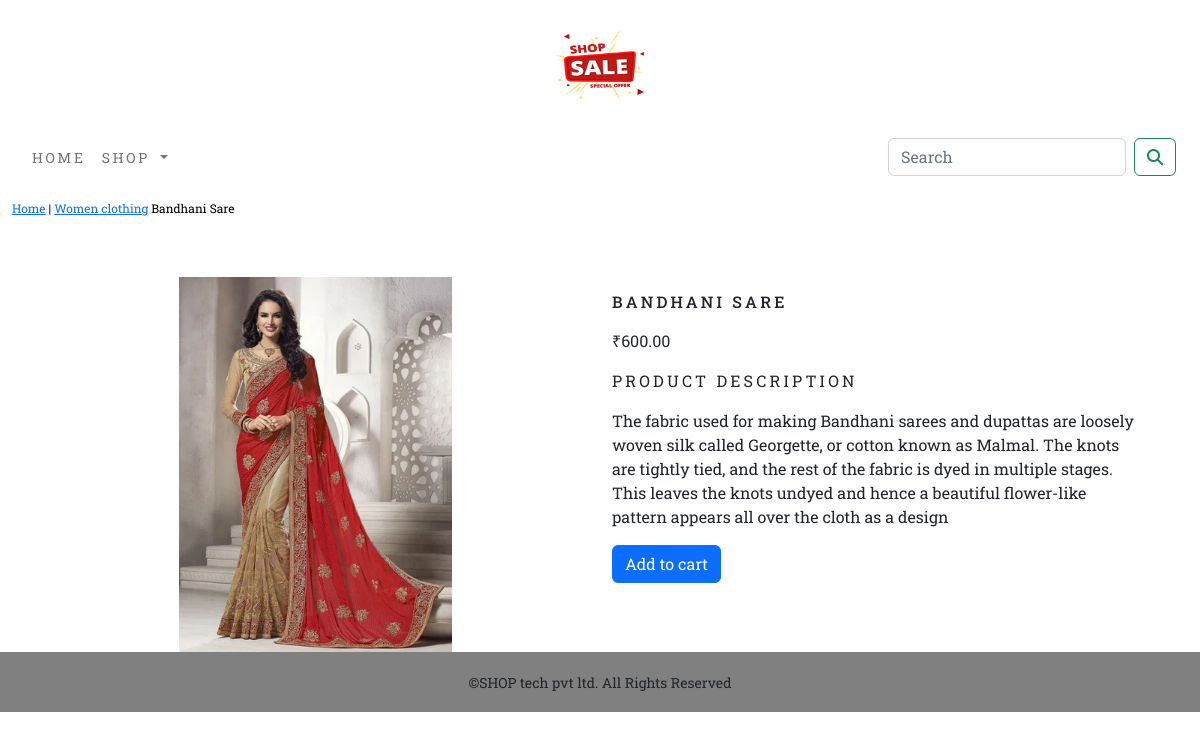
Page /shop/cotton-dress/sareee/ on the committed database.
### shop/models.py (models this page shows, shortened)
class Product(models.Model):
    name=models.CharField(max_length=250,unique=True)
    slug=models.SlugField(max_length=250,unique=True)
    description=models.TextField(blank=True)
    price=models.DecimalField(max_digits=10,decimal_places=2)
    category=models.ForeignKey(Category,on_delete=models.CASCADE)
    image = models.ImageField(upload_to='product', blank=True)
    stock=models.IntegerField()
    available=models.BooleanField(default=True)
    created=models.DateTimeField(auto_now_add=True)
    updated=models.DateTimeField(auto_now=True)
    class Meta:
        ordering=('name',)
        verbose_name='product'
        verbose_name_plural='products'

class Category(models.Model):
    name=models.CharField(max_length=250,unique=True)
    slug=models.SlugField(max_length=250,unique=True)
    description=models.TextField(blank=True)
    image=models.ImageField(upload_to='category',blank=True)
    class Meta:
        ordering=('name',)
        verbose_name='category'
        verbose_name_plural='categories'
    def get_url(self):
            return reverse('shop:products_by_category', args=[self.slug])
    def __str__(self):
        return '{}'.format(self.name)

### shop/views.py (the view)
# urls.py: path('<slug:c_slug>/<slug:product_slug>/', views.proDetail, name='prodCatdetail'),
def proDetail(request,c_slug,product_slug):
    try:
        product=Product.objects.get(category__slug=c_slug,slug=product_slug)
    except Exception as e:
        raise e
    return render(request,'product.html',{'product':product})

### cart/context_processors.py (called while the page is built)
def counter(request):
    item_count=0
    if 'admin' in request.path:
        return {}
    else:
        try:
            cart=Cart.objects.filter(cart_id=_cart_id(request))
            cart_items=CartItem.objects.all().filter(cart=cart[:1])
            for cart_item in cart_items:
                item_count += cart_item.quantity
        except Cart.DoesNotExist:
            item_count=0
    return dict(item_count=item_count)

### cart/views.py (called while the page is built)
def _cart_id(request):
    cart=request.session.session_key
    if not cart:
        cart=request.session.create()
    return cart

### shop/context_processors.py (called while the page is built)
def menu_links(request):
    links=Category.objects.all()
    return dict(links=links)

### templates/product.html (shortened to what this page needs)
{% extends 'base.html' %}
{% load static %}
{% block content %}
<div class="row my_prod_row_class">
    <div class="mx_auto">
        <p><a href="{% url 'shop:allProdCat' %}">Home</a>  | <a href="{{product.category.get_url}}">{{product.category}}</a> {{product.name}}</p>
    </div>
</div>
<div class="container">
<br>
<div class="row ">
    <div class="col-12 col-sm-12 col-md-12 col-lg-6 text-center">
        <div style="min-width:18rem">
            <img class="prod_img" src="{{product.image.url}}" alt="{{product.name}}">
        </div>
    </div>
        <div class="col-12 col-sm-12 col-md-12 col-lg-6">
            <div>
            <h1 class="my_prod_title">{{product.name}}</h1>
            <p>₹{{product.price}}</p>
            <p class="my_title">Product Description</p>
            <p class="text-justify my_prod_text ">{{product.description}}</p>
            {% if product.stock <= 0 %}
            <p class="text-justify my_prod_text"><b>Out of stock</b></p>
            {% else %}
            <a class="btn btn-primary" href="{% url 'cart:add_cart' product.id %}">Add to cart</a>
            {% endif %}
        </div>
</div>
</div>
</div>
{% endblock %}

### static/css/custom.css (style rules this page uses)
body { font-family: 'Roboto Slab', serif; }
.my_title { font-size : 16px; text-transform : uppercase; letter-spacing : .2em; }
.my_prod_row_class { padding-top:15px; padding-bottom:20px; }
.my_prod_row_class .mx_auto { color:black; font-size:12px; text-decoration:none; }
.my_prod_title { font-size:16px; text-transform : uppercase; letter-spacing:.2em; padding-top:15px; padding-bottom:10px; }
.my_prod_text { padding-right:20px; }
.prod_img { display: block; margin-left: auto; margin-right: auto; width: 50%; }

### rows in the picture
Product: category "Women clothing", name "Bandhani Sare", image (picture), name "BANDHANI SARE", price "600.00", description "The fabric used for making Bandhani sarees and dupattas are loosely woven silk called Georgette, or cotton known as Malmal. The knots are tightly tied, and the rest of the fabric is dyed in multiple stages. This leaves the knots undyed and hence a beautiful flower-like pattern appears all over the cloth as a design"
